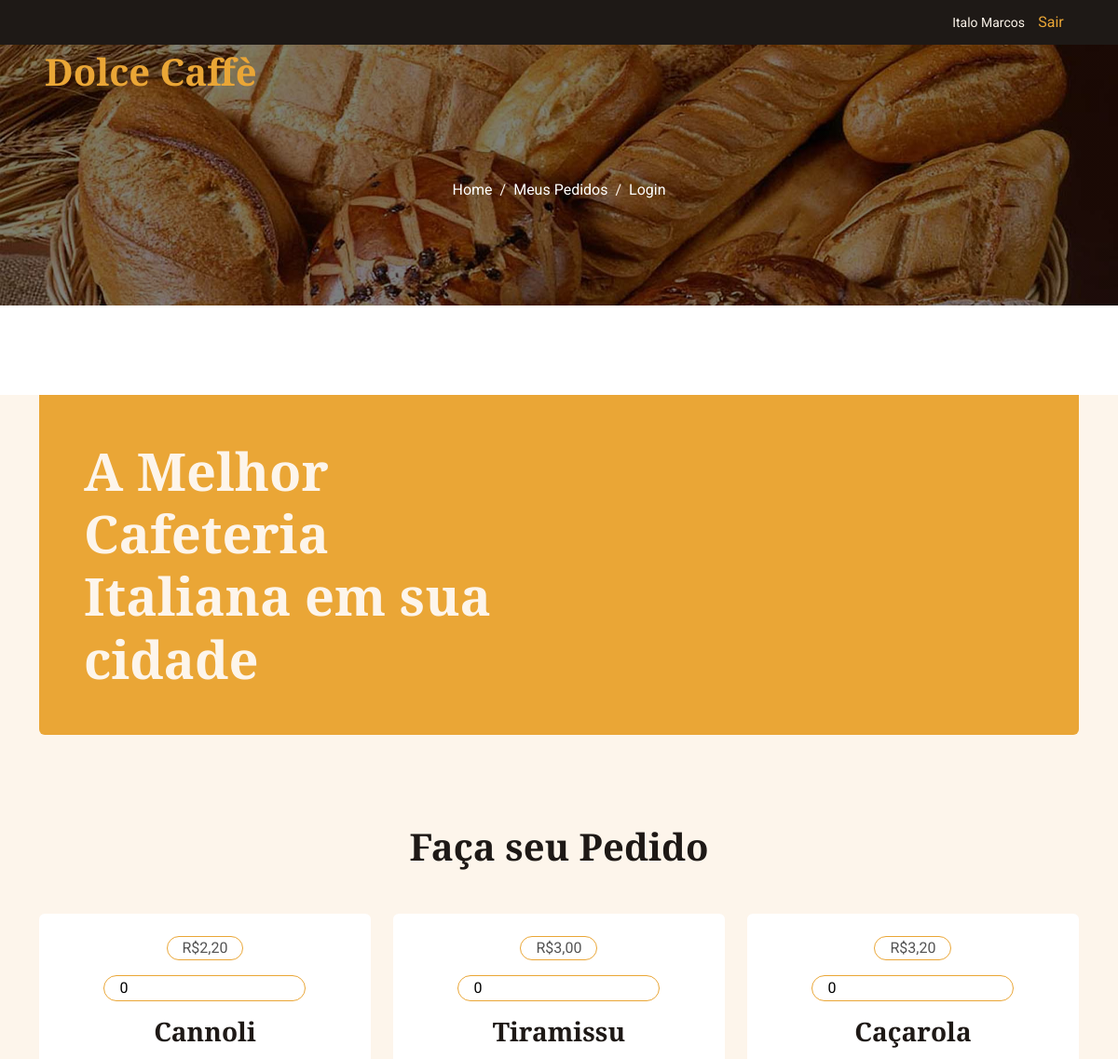
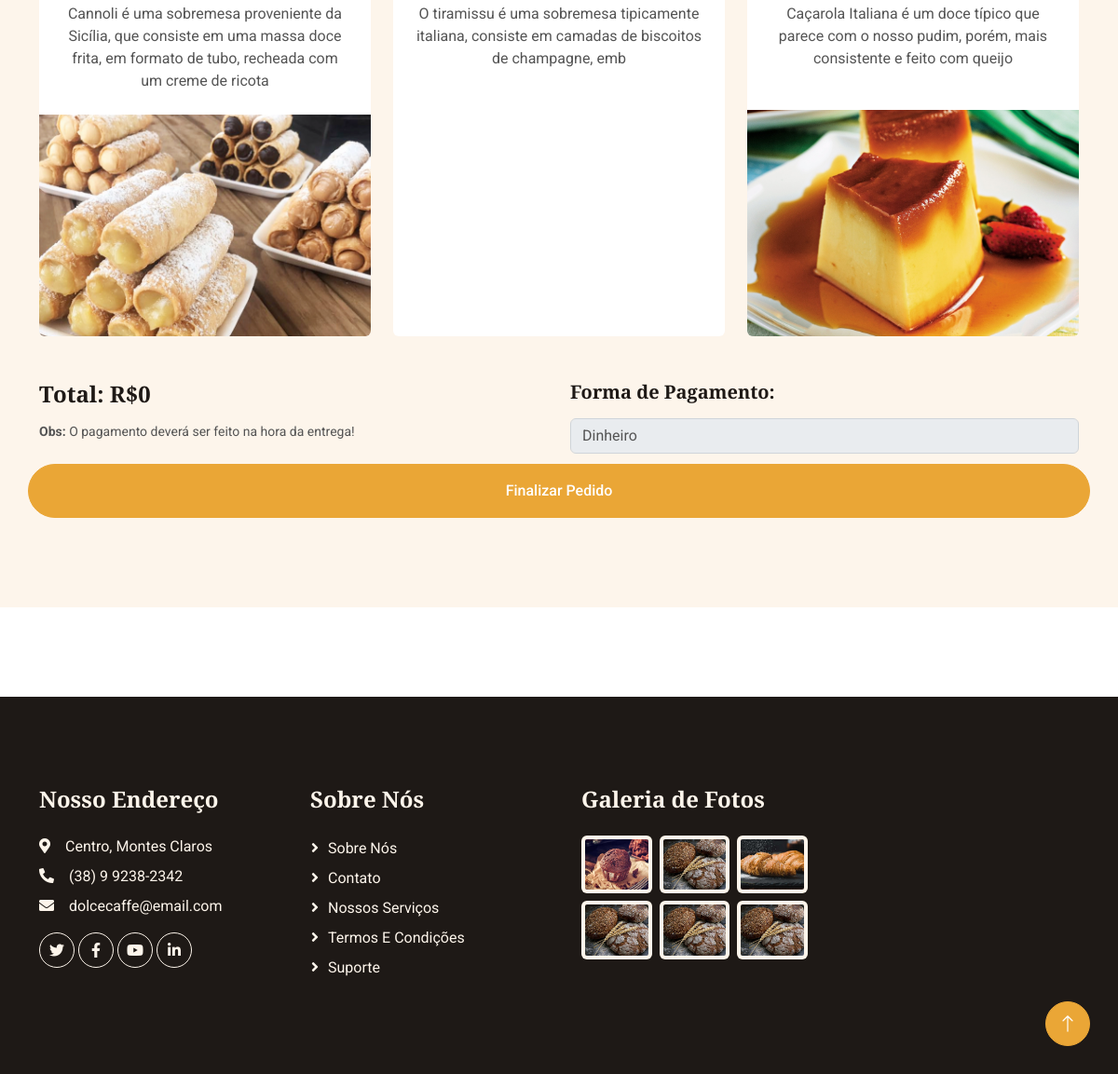
Screenshot of /fazer/pedido/ (signed in) with the database file from the repository (2 pictures, top to bottom).
### padaria/models.py (models this page shows, shortened)
class CustomUsuario(AbstractUser):
    email = models.EmailField('E-mail', unique=True)
    cpf = models.CharField(max_length=14, unique=True)
    estado = models.CharField(max_length=100)
    cidade = models.CharField(max_length=100)
    rua = models.CharField(max_length=50)
    numero = models.CharField(max_length=10)
    cep = models.CharField(max_length=14)
    celular = models.CharField(max_length=14)
    dataNascimento = models.DateField()
    is_staff = models.BooleanField('Membro da equipe', default=False)
    USERNAME_FIELD = 'email'
    REQUIRED_FIELDS = ['first_name', 'last_name', 'cpf', 'estado', 'cidade', 'rua', 'numero', 'cep', 'celular','dataNascimento']
    objects = UsuarioManager()

class Produto(models.Model):
    nome = models.CharField(max_length=100)
    sabor = models.CharField(max_length=100, blank=True, null=True)
    tamanho = models.CharField(max_length=7, blank=True, null=True)
    descricao = models.TextField()
    precoUnitario = models.DecimalField(max_digits=6, decimal_places=2)
    imagem = StdImageField('Imagem', upload_to=get_file_path, variations={'thumb': {'width': 480, 'height': 480, 'crop': True}})
    class Meta:
        verbose_name = 'Produto'
        verbose_name_plural = 'Produtos'

### padaria/views.py (the view, shortened to what this page needs)
# urls.py: path('fazer/pedido/', fazer_pedido, name='fazer_pedido'),
@login_required
def fazer_pedido(request):
    produtos = Produto.objects.all()
    context = {
        'produtos': produtos
    }
    return render(request, 'fazer_pedido.html', context)

### padaria/templates/fazer_pedido.html (shortened to what this page needs)
{% load static %}
{% load widget_tweaks %}
<!DOCTYPE html>
<html lang="en">
<head>
    <link href="https://cdnjs.cloudflare.com/ajax/libs/font-awesome/5.10.0/css/all.min.css" rel="stylesheet">
    <link href="https://cdn.jsdelivr.net/npm/bootstrap-icons@1.4.1/font/bootstrap-icons.css" rel="stylesheet">
    <link href="{% static 'lib/animate/animate.min.css' %}" rel="stylesheet">
    <link href="{% static 'lib/owlcarousel/assets/owl.carousel.min.css' %}" rel="stylesheet">
    <link href="{% static 'css/bootstrap.min.css' %}" rel="stylesheet">
    <link href="{% static 'css/style.css' %}" rel="stylesheet">
</head>
<body>
    <div class="container-fluid top-bar bg-dark text-light px-0 wow fadeIn" data-wow-delay="0.1s">
        <div class="row gx-0 align-items-center d-none d-lg-flex">
            <div class="col-lg-6 px-5 text-end">
                {% if request.user.get_full_name %}
                <small>{{ request.user.get_full_name }}</small>
                <div class="h-100 d-inline-flex align-items-center">
                    <a class="btn-lg-square text-primary pe-0" href="{% url 'logout' %}">Sair</a>
                </div>
                {% endif %}
            </div>
        </div>
    </div>
    <nav class="navbar navbar-expand-lg navbar-dark fixed-top py-lg-0 px-lg-5 wow fadeIn" data-wow-delay="0.1s">
        <a href="{% url 'index' %}" class="navbar-brand ms-4 ms-lg-0">
            <h1 class="text-primary m-0">Dolce Caffè</h1>
        </a>
    </nav>
    <div class="container-fluid page-header py-6 wow fadeIn" data-wow-delay="0.1s">
        <div class="container text-center pt-5 pb-3">
            <nav aria-label="breadcrumb animated slideInDown">
                <ol class="breadcrumb justify-content-center mb-0">
                    <li class="breadcrumb-item"><a class="text-white" href="{% url 'index' %}">Home</a></li>
                    <li class="breadcrumb-item"><a class="text-white" href="{% url 'meus_pedidos' request.user.id %}">Meus Pedidos</a></li>
                    <li class="breadcrumb-item"><a class="text-white" href="{% url 'login' %}">Login</a></li>
                </ol>
            </nav>
        </div>
    </div>
    <div class="container-xxl bg-light my-6 py-6 pt-0">
        <div class="container">
            <div class="bg-primary text-light rounded-bottom p-5 my-6 mt-0 wow fadeInUp" data-wow-delay="0.1s">
                <div class="row g-4 align-items-center">
                    <div class="col-lg-6">
                        <h1 class="display-4 text-light mb-0">A Melhor Cafeteria Italiana em sua cidade</h1>
                    </div>
                    <div class="col-lg-6 text-lg-end">
                    </div>
                </div>
            </div>
            <form method="post">
            <div class="text-center mx-auto mb-5 wow fadeInUp" data-wow-delay="0.1s" style="max-width: 500px;">
                <h1 class="display-6 mb-4">Faça seu Pedido</h1>
            </div>
            <div class="row g-4">
                {% for p in produtos %}
                <div class="col-lg-4 col-md-6 wow fadeInUp" data-wow-delay="0.1s">
                    <div class="d-flex flex-column bg-white rounded overflow-hidden h-100">
                        <div class="text-center p-4">
                            <div class="d-inline-block border border-primary rounded-pill px-3 mb-3">R${{ p.precoUnitario }}</div>
                            <div><input class="d-inline-block border border-primary rounded-pill px-3 mb-3 js-helper" id="qnt_{{ p.sabor }}" type="number" min="0" value="0" name="{{ p.sabor }}"></div>
                            <h3 class="mb-3">{{ p.nome }}</h3>
                            <span>{{ p.descricao }}</span>
                        </div>
                        <div class="position-relative mt-auto">
                            <img class="img-fluid" src="{{ p.imagem.url }}" alt="">
                        </div>
                    </div>
                </div>
                {% endfor %}
            </div>
            <div class="row mt-5">
            <div class="col-lg-6 col-md-6">
                <h4 class="mb-3" id="teste1">Total: R$0</h4>
                 <p class="small"><b>Obs:</b> O pagamento deverá ser feito na hora da entrega!</p>
            </div>
            <div class="col-lg-6 col-md-6">
                <h5 class="mb-3">Forma de Pagamento:</h4>
                    <select name="pagamento" id="pagamento" class="form-control">
                        <option value="dinheiro">Dinheiro</option>
                    </select>
            </div>
            <button class="btn btn-primary rounded-pill py-3 px-5 mt-2" type="submit">Finalizar Pedido</button>
            </div>
        </form>
        </div>
    </div>
    <div class="container-fluid bg-dark text-light footer my-6 mb-0 py-5 wow fadeIn" data-wow-delay="0.1s">
        <div class="container py-5">
            <div class="row g-5">
                <div class="col-lg-3 col-md-6">
                    <h4 class="text-light mb-4">Nosso Endereço</h4>
                    <p class="mb-2"><i class="fa fa-map-marker-alt me-3"></i>Centro, Montes Claros</p>
                    <p class="mb-2"><i class="fa fa-phone-alt me-3"></i>(38) 9 9238-2342</p>
                    <p class="mb-2"><i class="fa fa-envelope me-3"></i>dolcecaffe@email.com</p>
                    <div class="d-flex pt-2">
                        <a class="btn btn-square btn-outline-light rounded-circle me-1" href=""><i class="fab fa-twitter"></i></a>
                        <a class="btn btn-square btn-outline-light rounded-circle me-1" href=""><i class="fab fa-facebook-f"></i></a>
                        <a class="btn btn-square btn-outline-light rounded-circle me-1" href=""><i class="fab fa-youtube"></i></a>
                        <a class="btn btn-square btn-outline-light rounded-circle me-0" href=""><i class="fab fa-linkedin-in"></i></a>
                    </div>
                </div>
                <div class="col-lg-3 col-md-6">
                    <h4 class="text-light mb-4">Sobre Nós</h4>
                    <a class="btn btn-link" href="">Sobre Nós</a>
                    <a class="btn btn-link" href="">Contato</a>
                    <a class="btn btn-link" href="">Nossos Serviços</a>
                    <a class="btn btn-link" href="">Termos e Condições</a>
                    <a class="btn btn-link" href="">Suporte</a>
                </div>
                <div class="col-lg-3 col-md-6">
                    <h4 class="text-light mb-4">Galeria de Fotos</h4>
                    <div class="row g-2">
                        <div class="col-4">
                            <img class="img-fluid bg-light rounded p-1" src="{% static 'img/product-1.jpg' %}" alt="Image">
                        </div>
                        <div class="col-4">
                            <img class="img-fluid bg-light rounded p-1" src="{% static 'img/product-2.jpg' %}" alt="Image">
                        </div>
                        <div class="col-4">
                            <img class="img-fluid bg-light rounded p-1" src="{% static 'img/product-3.jpg' %}" alt="Image">
                        </div>
                        <div class="col-4">
                            <img class="img-fluid bg-light rounded p-1" src="{% static 'img/product-2.jpg' %}" alt="Image">
                        </div>
                        <div class="col-4">
                            <img class="img-fluid bg-light rounded p-1" src="{% static 'img/product-2.jpg' %}" alt="Image">
                        </div>
                        <div class="col-4">
                            <img class="img-fluid bg-light rounded p-1" src="{% static 'img/product-2.jpg' %}" alt="Image">
                        </div>
                    </div>
                </div>
            </div>
        </div>
    </div>
    <a href="#" class="btn btn-lg btn-primary btn-lg-square rounded-circle back-to-top"><i class="bi bi-arrow-up"></i></a>
</body>
</html>

### padaria/static/css/style.css (style rules this page uses)
:root { --primary: #EAA636; --secondary: #545454; --light: #FDF5EB; --dark: #1E1916; }
h4, h5, h6, .h4, .h5, .h6 { font-weight: 600 !important; }
.py-6 { padding-top: 6rem; padding-bottom: 6rem; }
.my-6 { margin-top: 6rem; margin-bottom: 6rem; }
.back-to-top { position: fixed; display: none; right: 30px; bottom: 30px; z-index: 99; }
.btn { font-weight: 500; transition: .5s; }
.btn.btn-primary { color: #FFFFFF; }
.btn-square { width: 38px; height: 38px; }
.btn-lg-square { width: 48px; height: 48px; }
.btn-square, .btn-sm-square, .btn-lg-square { padding: 0; display: flex; align-items: center; justify-content: center; font-weight: normal; }
.navbar.fixed-top { transition: .5s; }
.page-header { margin-bottom: 6rem; background: linear-gradient(rgba(0, 0, 0, .5), rgba(0, 0, 0, .5)), url(../img/carousel-1.jpg) center center no-repeat; background-size: cover; }
.breadcrumb-item+.breadcrumb-item::before { color: var(--light); }
.footer .btn.btn-link { display: block; margin-bottom: 5px; padding: 0; text-align: left; color: var(--light); font-weight: normal; text-transform: capitalize; transition: .3s; }
.footer .btn.btn-link::before { position: relative; content: "\f105"; font-family: "Font Awesome 5 Free"; font-weight: 900; color: var(--light); margin-right: 10px; }

### rows the page displays
CustomUsuario: user.get_full_name "Italo Marcos"
Produto: precoUnitario "2,20", nome "Cannoli", descricao "Cannoli é uma sobremesa proveniente da Sicília, que consiste em uma massa doce frita, em formato de tubo, recheada com um creme de ricota", imagem (picture)
Produto: precoUnitario "3,00", nome "Tiramissu", descricao "O tiramissu é uma sobremesa tipicamente italiana, consiste em camadas de biscoitos de champagne, emb"
Produto: precoUnitario "3,20", nome "Caçarola", descricao "Caçarola Italiana é um doce típico que parece com o nosso pudim, porém, mais consistente e feito com queijo", imagem (picture)
